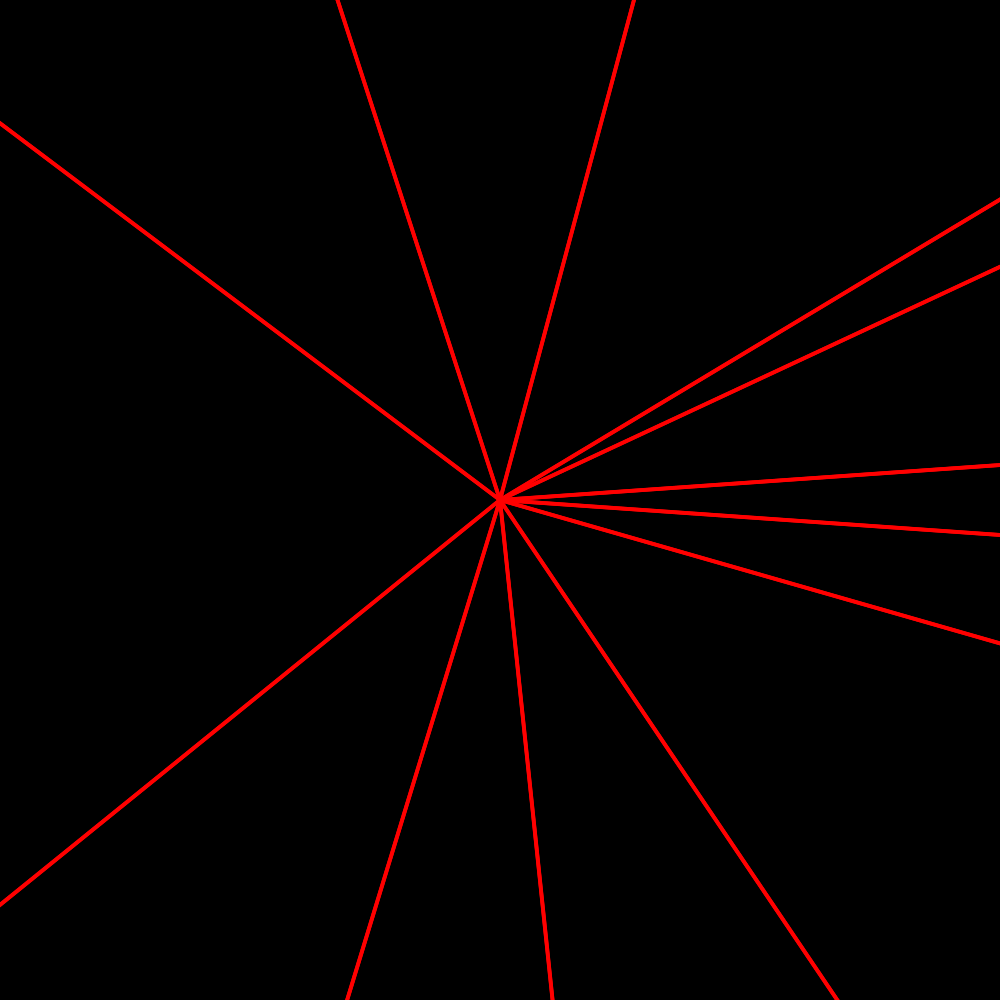
Frame 1 (no input)
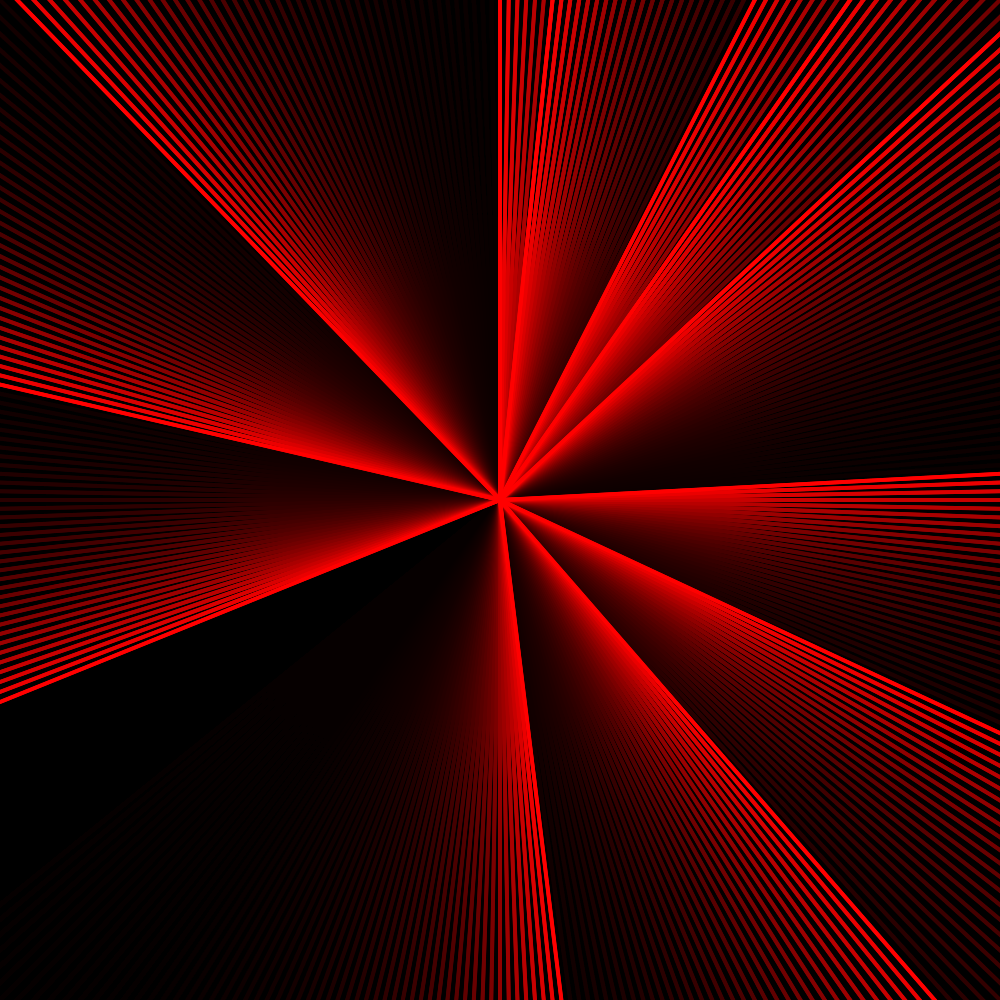
Frame 60 (the mouse pressed at the canvas centre just before this capture)
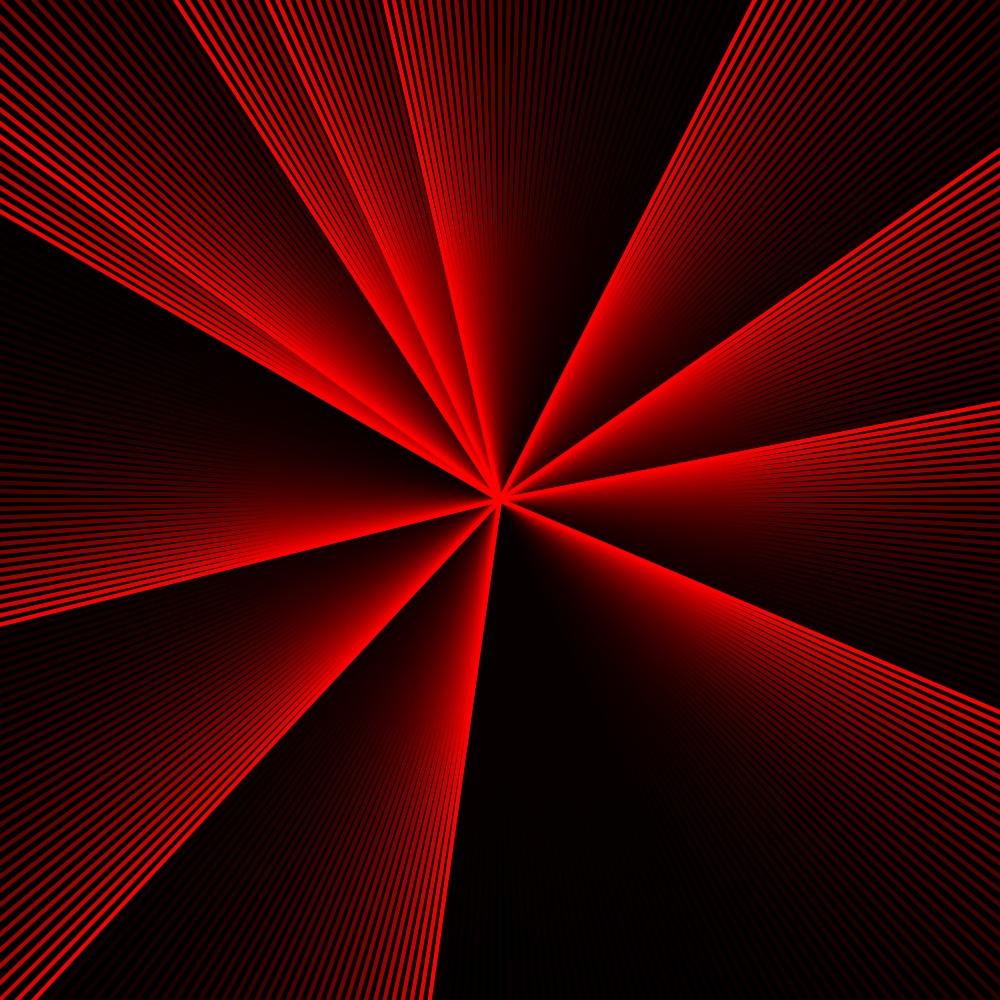
Frame 120 (the mouse held since frame 60 and released just before this capture)

The Processing sketch that drew these frames (run headless with seeded random() and noise(); from frame 60 on, the mouse is pressed at the canvas centre):

// Processing sketch: MultipleRadar
// ── MultipleRadar.pde
/////////////////////////////////////////////////////////////////////////////////////
///                                  Choasphere                                    ///
/////////////////////////////////////////////////////////////////////////////////////
///                                                                               ///
/// Written by Matthew Carney (1st Aug 2019)                                      ///
///     [matthewcarney64@gmail.com] [https://github.com/Killeroo]                 ///
/////////////////////////////////////////////////////////////////////////////////////

final int ORBIT_COUNT = 1000;

int[] orbits_x = new int[ORBIT_COUNT];
int[] arms = new int[12];

void setup()
{
  size(1000, 1000);
  background(0);
  
  // Set everything up
  for (int i = 0; i < ORBIT_COUNT; i++) {
    orbits_x[i] = i;//(int) random(10, 500);   
  }
  l =25;
  x = 125;
  y = 200;
  
  for (int x = 0; x < 12; x++) {
    arms[x] = (int) random(360);  
  }
}

int i;
int l;
int x;
int y;
void draw()
{
  // Motion blur
  noStroke();
  fill(0, 20);
  rect(0, 0, width, height);
  
  // Cap the angles at 360 degrees, if over reset back to 0
  
  for (int x = 0; x < 12; x++) {
    int value = arms[x];
    if (value < 360) {
      value++;  
    } else {
      value = 0;  
    }
    arms[x] = value;
  }
  
  // Keep ourselves centered
  pushMatrix();
  translate(width/2, height/2);
  
  // Draw each of our points
  
      //fill (random(255), random(255), random(255));
  for (int c = 0; c < ORBIT_COUNT; c++) {
    
    for (int y = 0; y < 12; y++) {
      fill(255, 0, 0);
      
      ellipse(sin(radians(arms[y])) * orbits_x[c], cos(radians(arms[y])) * orbits_x[c], 4, 4);
    }
    //fill(0, 255, 0);
    //ellipse(sin(radians(i)) * orbits_x[c], cos(radians(i)) * orbits_x[c], 4, 4);
    
    //fill (255, 0, 0);
    //ellipse(sin(radians(l)) * orbits_x[c], cos(radians(l)) * orbits_x[c], 4, 4);
    
    //fill (255, 255, 0);
    //ellipse(sin(radians(x)) * orbits_x[c], cos(radians(x)) * orbits_x[c], 4, 4);
    
    //fill (0, 255, 0);
    //ellipse(sin(radians(y)) * orbits_x[c], cos(radians(y)) * orbits_x[c], 4, 4);
    //point(sin(radians(i)) * orbits[c], cos(radians(i)) * orbits[c]);
    //ellipse(sin(radians(i)) * orbits[c], cos(radians(i)) * orbits_x[c], 4, 4);
    //ellipse(sin(radians(i)) * orbits[c], cos(radians(i)) * orbits[c], 4, 4);
  }
  
  popMatrix();
}
